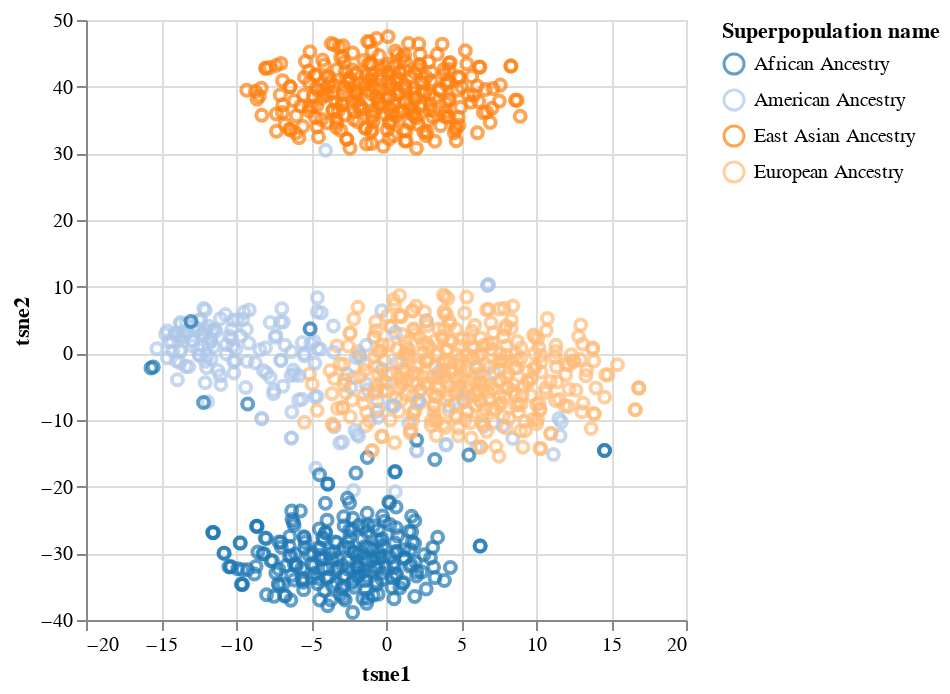

The notebook cell this image was saved under:
### Markdown cell above
### tSNE:

### Code cell
alt.Chart(df_plot).mark_point().encode(
    x='tsne1',
    y='tsne2',
    color=alt.Color('Superpopulation name', scale=alt.Scale(scheme='category20'))
)

### Figure 1 — Vega-Lite specification as saved in the notebook (floating-point values rounded to 4 significant figures; data arrays with more than 128 entries replaced by an {"elided": "..."} marker saying what was removed)
{"config": {"view": {"continuousWidth": 300, "continuousHeight": 300}}, "data": {"name": "data-c8277aab447a590821fb831f3dcb652c"}, "mark": {"type": "point"}, "encoding": {"color": {"field": "Superpopulation name", "scale": {"scheme": "category20"}, "type": "nominal"}, "x": {"field": "tsne1", "type": "quantitative"}, "y": {"field": "tsne2", "type": "quantitative"}}, "$schema": "https://vega.github.io/schema/vega-lite/v5.8.0.json", "datasets": {"data-c8277aab447a590821fb831f3dcb652c": {"elided": "1092 records"}}}
